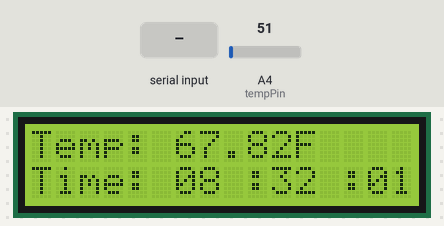
The sketch below on a simulated Arduino Uno, built with avr-gcc and run on an emulated ATmega328P. On the bench: 16×2 character LCD. Inputs (shaded band) come from the test bench; at power-on: A4 (tempPin) = 51. What the sketch prints to the serial monitor is not drawn.

Above: at 6.0 s.
6.1 s: "90,45\n" received over Serial
At 8.4 s:
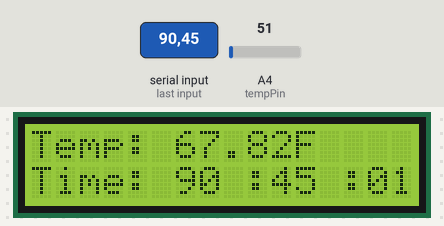
9.1 s: A4 (tempPin) set to 61
At 10.5 s:
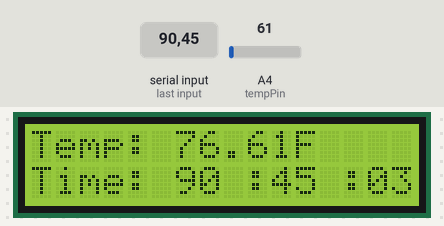
11.4 s: A4 (tempPin) set to 71
At 12.6 s:
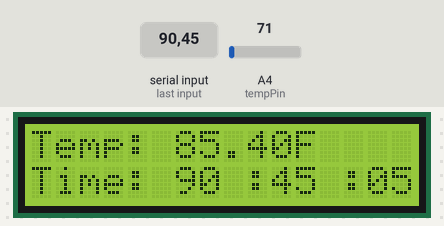
13.5 s: A4 (tempPin) set to 86
At 15.7 s:
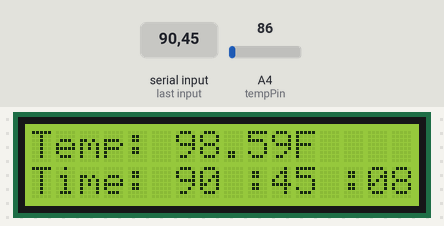
Timing chart, 0 to 16.5 s (numbered marks = the images above; inputs shaded):
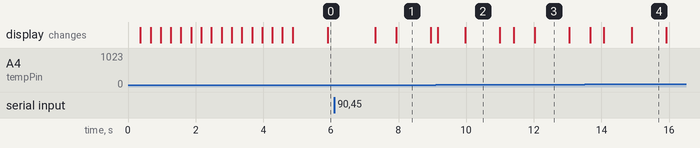

Measured:
- what the display in image 1 shows lasts 1.0 s, from 7.9 s to 8.9 s

The sketch:

lcd_temp_timeDisplay.ino
```cpp
#include <LiquidCrystal.h>
#include <FlexiTimer2.h>

LiquidCrystal lcd(12, 11, 5, 4, 3, 2);

int tempPin = A4;
float tempVal;
int hour=8, minute=32, second;

void setup() {
  lcd.begin(16,2);
  startingAnimation();
  FlexiTimer2::set(1000,timerInt);
  FlexiTimer2::start();
  Serial.begin(9600);
  Serial.println("Uno is ready!");
  Serial.println("Input hour, minute, second to set time.");
}

void loop() {
  tempVal = analogRead(tempPin);
  tempVal = ((5.0*tempVal*100)/1024.0-5);
  float bla = tempVal;
  bla = (bla *1.8) + 32;
  tempVal = bla;
  if (second >= 60){
    second =0;
    minute++;
    if (minute >= 60) {
      minute =0;
      hour++;
      if (hour >= 24){
        hour = 0;
      }
    }
  }
  lcdDisplay();
  delay(200);
}

void startingAnimation() {
  for (int i = 0; i < 16; i++) {
    lcd.scrollDisplayRight();
  }
  lcd.print("starting...");
  for (int i = 0; i < 16; i++){
    lcd.scrollDisplayLeft();
    delay(300);
  }
  lcd.clear();
}

void timerInt() {
  second++;
}

void serialEvent() {
  int inInt[3];
  while (Serial.available()) {
    for (int i = 0; i < 3; i++){
      inInt[i] = Serial.parseInt();
    }
    Serial.print("Your input is: ");
    Serial.print(inInt[0]);
    Serial.print(", ");
    Serial.print(inInt[1]);
    Serial.print(", ");
    Serial.print(inInt[2]);

    hour = inInt[0];
    minute = inInt[1];
    second = inInt[2];

    Serial.print("\nTime now is: ");
    Serial.print(hour/10);
    Serial.print(hour%10);
    Serial.print(" :");
    Serial.print(minute/10);
    Serial.print(minute%10);
    Serial.print(" :");
    Serial.print(second/10);
    Serial.println(second%10);
  }
}

void lcdDisplay() {
  lcd.setCursor(0,0);
  lcd.print("Temp: ");
  lcd.print(tempVal);
  lcd.print("F");
  lcd.setCursor(0,1);
  lcd.print("Time: ");
  lcd.print(hour/10);
  lcd.print(hour%10);
  lcd.print(" :");
  lcd.print(minute/10);
  lcd.print(minute%10);
  lcd.print(" :");
  lcd.print(second/10);
  lcd.print(second%10);
}
```
